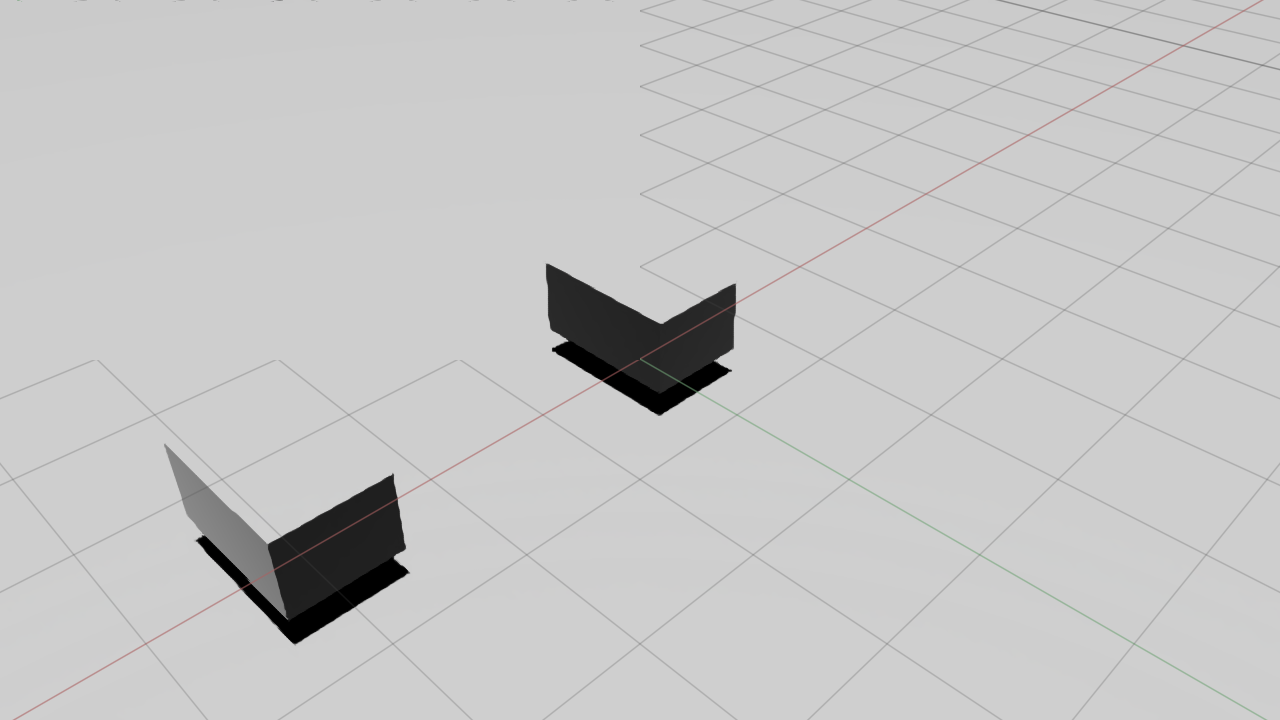
#> input picture renderer/smoke_frame.png, 1280 x 720 px
$ python -i overlay.py   (imports and definitions only)
#> lines starting #> are read from the running program, lines starting #| are printed output that depends on the picture
#> further down, picture is the input picture: PIL image 1280x720 RGBA; mean R, G, B, A 198.3, 198.3, 198.2, 255
"""overlay — MAIN env: composite a metrics HUD + callout pointers onto frames.

Turns the raw Isaac PNG sequence into a self-explanatory demo: a live metrics
panel (throughput, p95 latency, robots carrying, shortcut occupancy) and
leader-line callouts pointing at scene elements ("Capacity-1 shortcut", "Pick
station", "Pack station"). World-space anchors are projected to screen pixels
using the camera in render_manifest.json — so the labels track the right spot.

All numbers come from hud.json (computed from the event log), so nothing is
faked. Pure post-process, no Isaac, no extra render cost.

  python -m renderer.overlay --frames-dir renderer/out/frames_work `
      --hud renderer/scenes/braess_tracks_hud.json `
      --out-dir renderer/out/frames_annotated
"""

from __future__ import annotations

import argparse
import json
import math
from pathlib import Path

from PIL import Image, ImageChops, ImageDraw, ImageEnhance, ImageFont

_VIGNETTE = {}


# [17 lines left out: function _vignette, not called in this run]


def cinematic_grade(img):
    """Punch up a flat render: contrast, saturation, a touch warm, vignette."""
    img = ImageEnhance.Contrast(img).enhance(1.16)
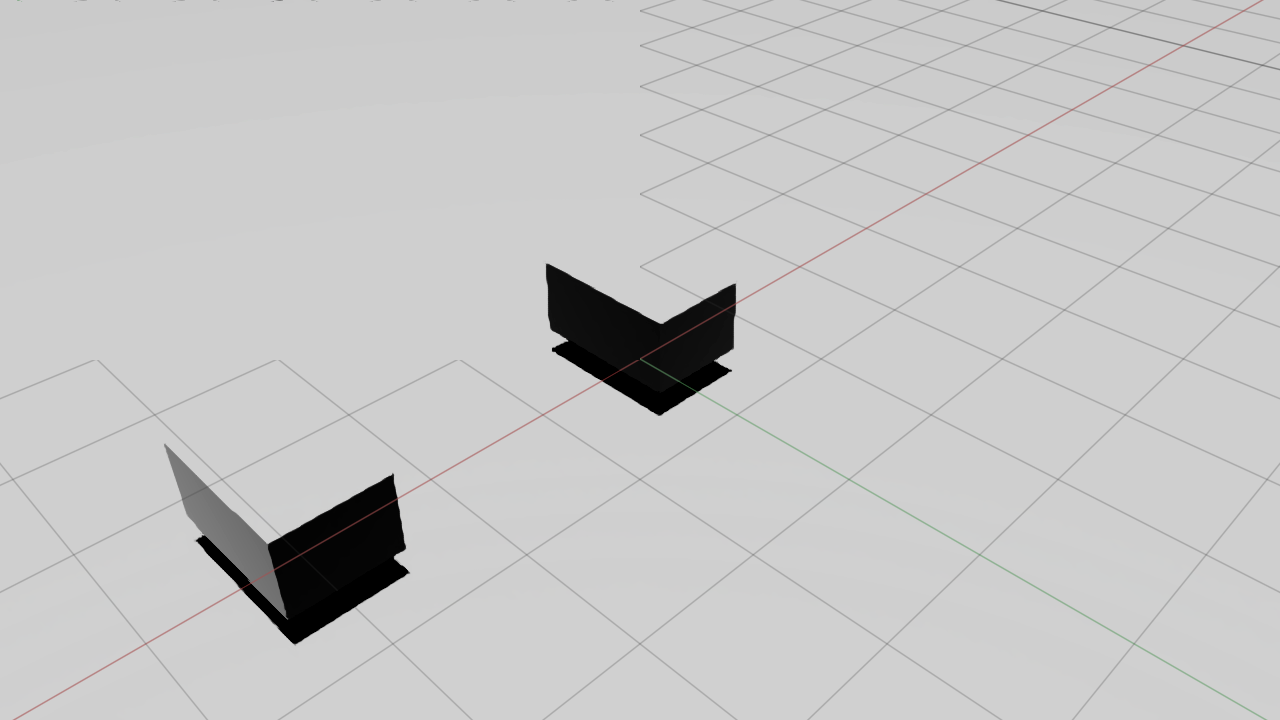
#> img: PIL image 1280x720 RGBA; mean R, G, B, A 198.2, 198.2, 198.1, 255
    img = ImageEnhance.Color(img).enhance(1.22)
    img = ImageEnhance.Brightness(img).enhance(1.05)
    warm = Image.new("RGB", img.size, (255, 246, 228))
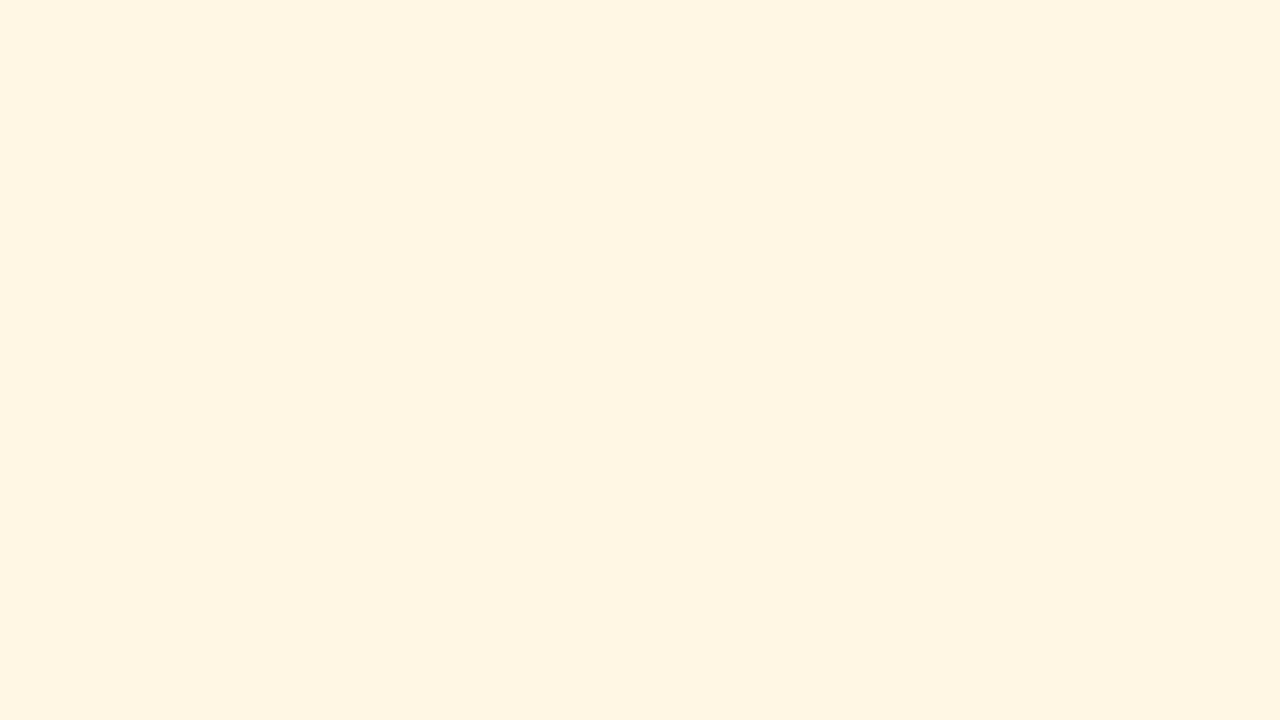
#> warm: PIL image 1280x720 RGB; mean R, G, B 255, 246, 228
#> (the run stopped early here; a loop or call above may not have finished)
